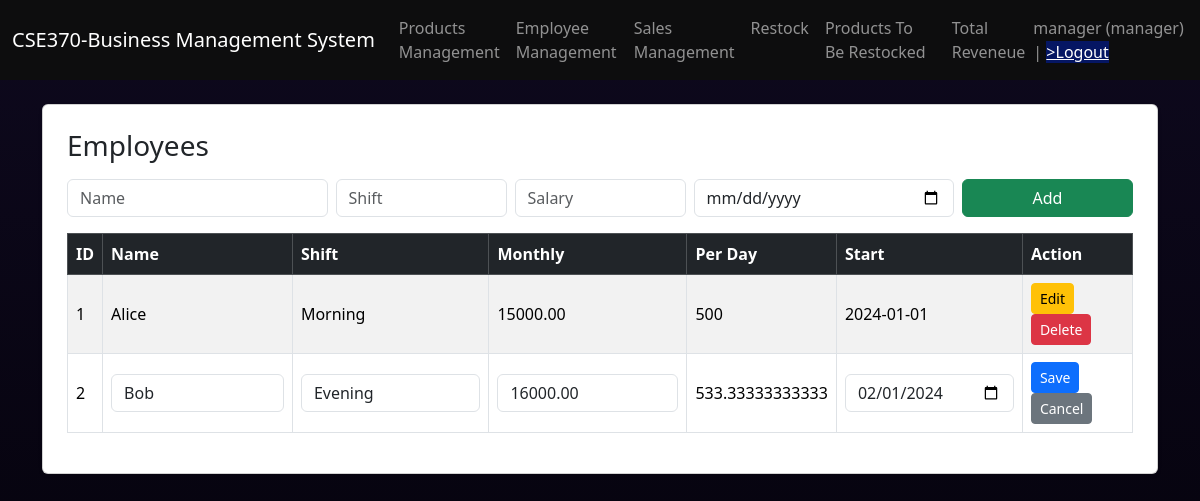
Screenshot of /employees.php?edit=2 (signed in) with the database file from the repository.
### tables this page shows
CREATE TABLE employees(
  id INT AUTO_INCREMENT PRIMARY KEY,
  name VARCHAR(100),
  shift VARCHAR(50),
  monthly_salary DECIMAL(10,2),
  start_date DATE
);

### employees.php (the view, shortened to what this page needs)
<?php include "config.php"; check_login();
$res=$conn->query("SELECT * FROM employees");
$editId = isset($_GET['edit']) ? $_GET['edit'] : null;
?>
<!DOCTYPE html>
<html>
<head>
  <link href="https://cdn.jsdelivr.net/npm/bootstrap@5.3.3/dist/css/bootstrap.min.css" rel="stylesheet">
</head>
<body style="background-color: #09041bff; color: white;">
<?php include 'navbar.php'; ?>
<div class="container mt-4">
  <div class="card shadow-sm p-4">
    <h3 class="mb-3">Employees</h3>
    <?php if($_SESSION['role']=='manager'): ?>
    <form method="post" class="row g-2 mb-3">
      <div class="col-md-3"><input name="name" class="form-control" placeholder="Name"></div>
      <div class="col-md-2"><input name="shift" class="form-control" placeholder="Shift"></div>
      <div class="col-md-2"><input name="salary" class="form-control" placeholder="Salary"></div>
      <div class="col-md-3"><input type="date" name="start" class="form-control"></div>
      <div class="col-md-2"><button name="add" class="btn btn-success w-100">Add</button></div>
    </form>
    <?php endif; ?>
    <table class="table table-bordered table-striped align-middle">
      <thead class="table-dark">
        <tr>
          <th>ID</th><th>Name</th><th>Shift</th><th>Monthly</th>
          <th>Per Day</th><th>Start</th>
          <?php if($_SESSION['role']=='manager'): ?><th>Action</th><?php endif; ?>
        </tr>
      </thead>
      <tbody>
      <?php while($e=$res->fetch_assoc()): ?>
        <tr>
        <?php if($editId==$e['id']): ?>
          <form method="post">
            <td><?= $e['id']?><input type="hidden" name="id" value="<?= $e['id']?>"></td>
            <td><input name="name" class="form-control" value="<?= $e['name']?>"></td>
            <td><input name="shift" class="form-control" value="<?= $e['shift']?>"></td>
            <td><input name="salary" class="form-control" value="<?= $e['monthly_salary']?>"></td>
            <td><?= $e['monthly_salary']/30?></td>
            <td><input type="date" name="start" class="form-control" value="<?= $e['start_date']?>"></td>
            <td>
              <button name="update" class="btn btn-primary btn-sm">Save</button>
              <a href="employees.php" class="btn btn-secondary btn-sm">Cancel</a>
            </td>
          </form>
        <?php else: ?>
          <td><?= $e['id']?></td>
          <td><?= $e['name']?></td>
          <td><?= $e['shift']?></td>
          <td><?= $e['monthly_salary']?></td>
          <td><?= $e['monthly_salary']/30?></td>
          <td><?= $e['start_date']?></td>
          <?php if($_SESSION['role']=='manager'): ?>
          <td>
            <a href="?edit=<?= $e['id']?>" class="btn btn-sm btn-warning">Edit</a>
            <a href="?del=<?= $e['id']?>" class="btn btn-sm btn-danger"
               onclick="return confirm('Delete this employee?');">Delete</a>
          </td>
          <?php endif; ?>
        <?php endif; ?>
        </tr>
      <?php endwhile; ?>
      </tbody>
    </table>
  </div>
</div>
</body>
</html>

### employees.php (style rules this page uses)
body { background: linear-gradient(rgba(16, 11, 31, 0.7), rgba(0, 0, 0, 0.7)), url('https://images.unsplash.com/photo-1451187580459-43490279c0fa?auto=format&fit=crop&w=1920&q=80'); background-size: cover; background-position: center; background-attachment: fixed; min-height: 100vh; }

### rows the page displays
employees: id "1", name "Alice", shift "Morning", monthly_salary "15000.00", $e['monthly_salary']/30 "500", start_date "2024-01-01"
employees: id "2", name "Bob", shift "Evening", salary "16000.00", $e['monthly_salary']/30 "533.33333333333", start "02/01/2024"

### other values shown
$_SESSION['username'] "manager"
$_SESSION['role'] "manager"
